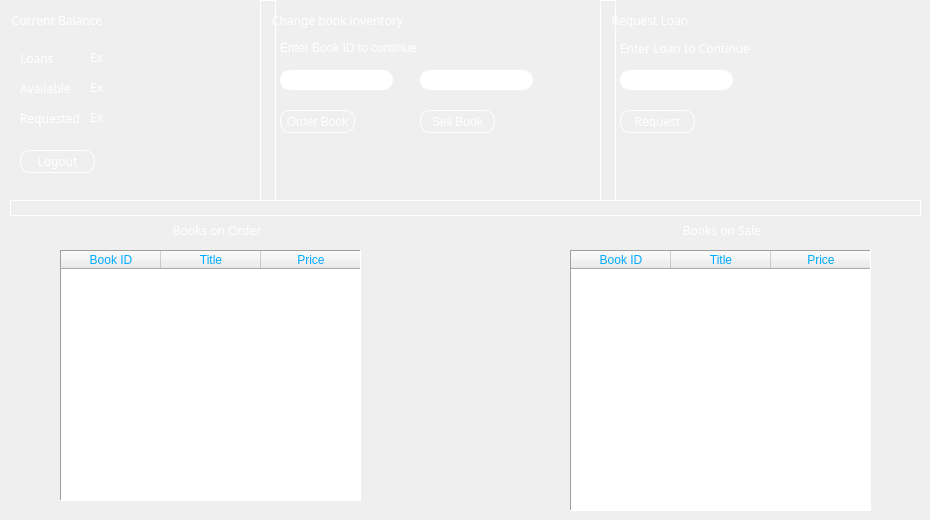
              <widget class="QWidget" name="tab_6">
               <attribute name="title">
                <string>Balances</string>
               </attribute>
               <widget class="QGroupBox" name="groupBox_60">
                <property name="geometry">
                 <rect>
                  <x>10</x>
                  <y>10</y>
                  <width>251</width>
                  <height>191</height>
                 </rect>
                </property>
                <property name="font">
                 <font>
                  <family>century gothic</family>
                 </font>
                </property>
                <property name="styleSheet">
                 <string notr="true">*{
color: rgb(255, 255, 255);
border: none;
background: rgba(0,0,0,.5);
font-family:century gothic;
fontsize:24px;
}

QLabel
{
	color:white;
	background: transparent;
}

</string>
                </property>
                <property name="title">
                 <string>Current Balance</string>
                </property>
                <widget class="QLabel" name="label_178">
                 <property name="geometry">
                  <rect>
                   <x>10</x>
                   <y>40</y>
                   <width>61</width>
                   <height>16</height>
                  </rect>
                 </property>
                 <property name="text">
                  <string>Loans</string>
                 </property>
                </widget>
                <widget class="QLabel" name="lbl_loan">
                 <property name="geometry">
                  <rect>
                   <x>80</x>
                   <y>40</y>
                   <width>47</width>
                   <height>14</height>
                  </rect>
                 </property>
                 <property name="text">
                  <string>Ex</string>
                 </property>
                </widget>
                <widget class="QLabel" name="label_179">
                 <property name="geometry">
                  <rect>
                   <x>10</x>
                   <y>70</y>
                   <width>61</width>
                   <height>16</height>
                  </rect>
                 </property>
                 <property name="text">
                  <string>Available</string>
                 </property>
                </widget>
                <widget class="QLabel" name="lbl_available">
                 <property name="geometry">
                  <rect>
                   <x>80</x>
                   <y>70</y>
                   <width>47</width>
                   <height>14</height>
                  </rect>
                 </property>
                 <property name="text">
                  <string>Ex</string>
                 </property>
                </widget>
                <widget class="QLabel" name="lbl_requested">
                 <property name="geometry">
                  <rect>
                   <x>80</x>
                   <y>100</y>
                   <width>47</width>
                   <height>14</height>
                  </rect>
                 </property>
                 <property name="text">
                  <string>Ex</string>
                 </property>
                </widget>
                <widget class="QLabel" name="label_180">
                 <property name="geometry">
                  <rect>
                   <x>10</x>
                   <y>100</y>
                   <width>61</width>
                   <height>16</height>
                  </rect>
                 </property>
                 <property name="text">
                  <string>Requested</string>
                 </property>
                </widget>
                <widget class="QPushButton" name="btn_Admin_logout">
                 <property name="geometry">
                  <rect>
                   <x>10</x>
                   <y>140</y>
                   <width>75</width>
                   <height>23</height>
                  </rect>
                 </property>
                 <property name="styleSheet">
                  <string notr="true">QPushButton
{
	background: transparent;
	border-radius: 10px;
	color: rgb(255, 255, 255);
	border: 1px solid rgb(255, 255, 255)
}

QPushButton:hover
{
	background-color: rgb(0, 170, 255);
}</string>
                 </property>
                 <property name="text">
                  <string>Logout</string>
                 </property>
                </widget>
               </widget>
               <widget class="QGroupBox" name="groupBox_61">
                <property name="geometry">
                 <rect>
                  <x>270</x>
                  <y>10</y>
                  <width>331</width>
                  <height>191</height>
                 </rect>
                </property>
                <property name="font">
                 <font>
                  <family>century gothic</family>
                 </font>
                </property>
                <property name="styleSheet">
                 <string notr="true">color: rgb(255, 255, 255);
border: none;</string>
                </property>
                <property name="title">
                 <string>Change book inventory</string>
                </property>
                <widget class="QLabel" name="label_181">
                 <property name="geometry">
                  <rect>
                   <x>10</x>
                   <y>30</y>
                   <width>281</width>
                   <height>16</height>
                  </rect>
                 </property>
                 <property name="text">
                  <string>Enter Book ID to continue</string>
                 </property>
                </widget>
                <widget class="QLineEdit" name="first_32">
                 <property name="enabled">
                  <bool>true</bool>
                 </property>
                 <property name="geometry">
                  <rect>
                   <x>10</x>
                   <y>60</y>
                   <width>113</width>
                   <height>20</height>
                  </rect>
                 </property>
                 <property name="styleSheet">
                  <string notr="true">color: rgb(255, 255, 255);
border:1px solid  rgb(255, 255, 255);
border-radius: 10px;</string>
                 </property>
                 <property name="text">
                  <string/>
                 </property>
                 <property name="placeholderText">
                  <string>1234567</string>
                 </property>
                </widget>
                <widget class="QPushButton" name="btn_order">
                 <property name="geometry">
                  <rect>
                   <x>10</x>
                   <y>100</y>
                   <width>75</width>
                   <height>23</height>
                  </rect>
                 </property>
                 <property name="styleSheet">
                  <string notr="true">QPushButton
{
	background: transparent;
	border-radius: 10px;
	color: rgb(255, 255, 255);
	border: 1px solid rgb(255, 255, 255)
}

QPushButton:hover
{
	background-color: rgb(0, 170, 255);
}</string>
                 </property>
                 <property name="text">
                  <string>Order Book</string>
                 </property>
                </widget>
                <widget class="QLineEdit" name="first_33">
                 <property name="enabled">
                  <bool>true</bool>
                 </property>
                 <property name="geometry">
                  <rect>
                   <x>150</x>
                   <y>60</y>
                   <width>113</width>
                   <height>20</height>
                  </rect>
                 </property>
                 <property name="styleSheet">
                  <string notr="true">color: rgb(255, 255, 255);
border:1px solid  rgb(255, 255, 255);
border-radius: 10px;</string>
                 </property>
                 <property name="text">
                  <string/>
                 </property>
                 <property name="placeholderText">
                  <string>1234567</string>
                 </property>
                </widget>
                <widget class="QPushButton" name="btn_sell">
                 <property name="geometry">
                  <rect>
                   <x>150</x>
                   <y>100</y>
                   <width>75</width>
                   <height>23</height>
                  </rect>
                 </property>
                 <property name="styleSheet">
                  <string notr="true">QPushButton
{
	background: transparent;
	border-radius: 10px;
	color: rgb(255, 255, 255);
	border: 1px solid rgb(255, 255, 255)
}

QPushButton:hover
{
	background-color: rgb(0, 170, 255);
}</string>
                 </property>
                 <property name="text">
                  <string>Sell Book</string>
                 </property>
                </widget>
               </widget>
               <widget class="QGroupBox" name="groupBox_64">
                <property name="geometry">
                 <rect>
                  <x>610</x>
                  <y>10</y>
                  <width>301</width>
                  <height>191</height>
                 </rect>
                </property>
                <property name="font">
                 <font>
                  <family>century gothic</family>
                 </font>
                </property>
                <property name="styleSheet">
                 <string notr="true">*{
color: rgb(255, 255, 255);
border: none;
background: rgba(0,0,0,.5);
font-family:century gothic;
fontsize:24px;
}

QLabel
{
	color:white;
	background: transparent;
}
</string>
                </property>
                <property name="title">
                 <string>Request Loan</string>
                </property>
                <widget class="QLabel" name="label_183">
                 <property name="geometry">
                  <rect>
                   <x>10</x>
                   <y>30</y>
                   <width>131</width>
                   <height>16</height>
                  </rect>
                 </property>
                 <property name="text">
                  <string>Enter Loan to Continue</string>
                 </property>
                </widget>
                <widget class="QLineEdit" name="first_34">
                 <property name="enabled">
                  <bool>true</bool>
                 </property>
                 <property name="geometry">
                  <rect>
                   <x>10</x>
                   <y>60</y>
                   <width>113</width>
                   <height>20</height>
                  </rect>
                 </property>
                 <property name="styleSheet">
                  <string notr="true">color: rgb(255, 255, 255);
border:1px solid  rgb(255, 255, 255);
border-radius: 10px;</string>
                 </property>
                 <property name="text">
                  <string/>
                 </property>
                 <property name="placeholderText">
                  <string>$100.00</string>
                 </property>
                </widget>
                <widget class="QPushButton" name="btn_loan">
                 <property name="geometry">
                  <rect>
                   <x>10</x>
                   <y>100</y>
                   <width>75</width>
                   <height>23</height>
                  </rect>
                 </property>
                 <property name="styleSheet">
                  <string notr="true">QPushButton
{
	background: transparent;
	border-radius: 10px;
	color: rgb(255, 255, 255);
	border: 1px solid rgb(255, 255, 255)
}

QPushButton:hover
{
	background-color: rgb(0, 170, 255);
}</string>
                 </property>
                 <property name="text">
                  <string>Request</string>
                 </property>
                </widget>
               </widget>
               <widget class="QGroupBox" name="groupBox_63">
                <property name="geometry">
                 <rect>
                  <x>30</x>
                  <y>220</y>
                  <width>371</width>
                  <height>20</height>
                 </rect>
                </property>
                <property name="font">
                 <font>
                  <family>century gothic</family>
                 </font>
                </property>
                <property name="styleSheet">
                 <string notr="true">color: rgb(255, 255, 255);
border: none;</string>
                </property>
                <property name="title">
                 <string>Books on Order</string>
                </property>
                <property name="alignment">
                 <set>Qt::AlignCenter</set>
                </property>
               </widget>
               <widget class="QGroupBox" name="groupBox_62">
                <property name="geometry">
                 <rect>
                  <x>520</x>
                  <y>220</y>
                  <width>401</width>
                  <height>20</height>
                 </rect>
                </property>
                <property name="font">
                 <font>
                  <family>century gothic</family>
                 </font>
                </property>
                <property name="styleSheet">
                 <string notr="true">color: rgb(255, 255, 255);
border: none;</string>
                </property>
                <property name="title">
                 <string>Books on Sale</string>
                </property>
                <property name="alignment">
                 <set>Qt::AlignCenter</set>
                </property>
               </widget>
               <widget class="QTableWidget" name="tableWidget_16">
                <property name="geometry">
                 <rect>
                  <x>60</x>
                  <y>250</y>
                  <width>301</width>
                  <height>251</height>
                 </rect>
                </property>
                <property name="styleSheet">
                 <string notr="true">background-color: rgba(0, 0, 0, .8);
color: rgb(0, 170, 255);
</string>
                </property>
                <property name="frameShape">
                 <enum>QFrame::Panel</enum>
                </property>
                <property name="horizontalScrollBarPolicy">
                 <enum>Qt::ScrollBarAlwaysOff</enum>
                </property>
                <property name="showGrid">
                 <bool>false</bool>
                </property>
                <property name="rowCount">
                 <number>0</number>
                </property>
                <column>
                 <property name="text">
                  <string>Book ID</string>
                 </property>
                </column>
                <column>
                 <property name="text">
                  <string>Title</string>
                 </property>
                </column>
                <column>
                 <property name="text">
                  <string>Price</string>
                 </property>
                </column>
               </widget>
               <widget class="QTableWidget" name="tableWidget_15">
                <property name="geometry">
                 <rect>
                  <x>570</x>
                  <y>250</y>
                  <width>301</width>
                  <height>261</height>
                 </rect>
                </property>
                <property name="styleSheet">
                 <string notr="true">background-color: rgba(0, 0, 0, .8);
color: rgb(0, 170, 255);
</string>
                </property>
                <property name="frameShape">
                 <enum>QFrame::Panel</enum>
                </property>
                <property name="horizontalScrollBarPolicy">
                 <enum>Qt::ScrollBarAlwaysOff</enum>
                </property>
                <property name="showGrid">
                 <bool>false</bool>
                </property>
                <property name="rowCount">
                 <number>0</number>
                </property>
                <column>
                 <property name="text">
                  <string>Book ID</string>
                 </property>
                </column>
                <column>
                 <property name="text">
                  <string>Title</string>
                 </property>
                </column>
                <column>
                 <property name="text">
                  <string>Price</string>
                 </property>
                </column>
               </widget>
               <widget class="Line" name="line_5">
                <property name="geometry">
                 <rect>
                  <x>600</x>
                  <y>0</y>
                  <width>16</width>
                  <height>201</height>
                 </rect>
                </property>
                <property name="styleSheet">
                 <string notr="true">border: 1px solid white;</string>
                </property>
                <property name="orientation">
                 <enum>Qt::Vertical</enum>
                </property>
               </widget>
               <widget class="Line" name="line_7">
                <property name="geometry">
                 <rect>
                  <x>260</x>
                  <y>0</y>
                  <width>16</width>
                  <height>201</height>
                 </rect>
                </property>
                <property name="styleSheet">
                 <string notr="true">border: 1px solid white;</string>
                </property>
                <property name="orientation">
                 <enum>Qt::Vertical</enum>
                </property>
               </widget>
               <widget class="Line" name="line_9">
                <property name="geometry">
                 <rect>
                  <x>10</x>
                  <y>200</y>
                  <width>911</width>
                  <height>16</height>
                 </rect>
                </property>
                <property name="styleSheet">
                 <string notr="true">border: 1px solid white;</string>
                </property>
                <property name="orientation">
                 <enum>Qt::Horizontal</enum>
                </property>
               </widget>
              </widget>
